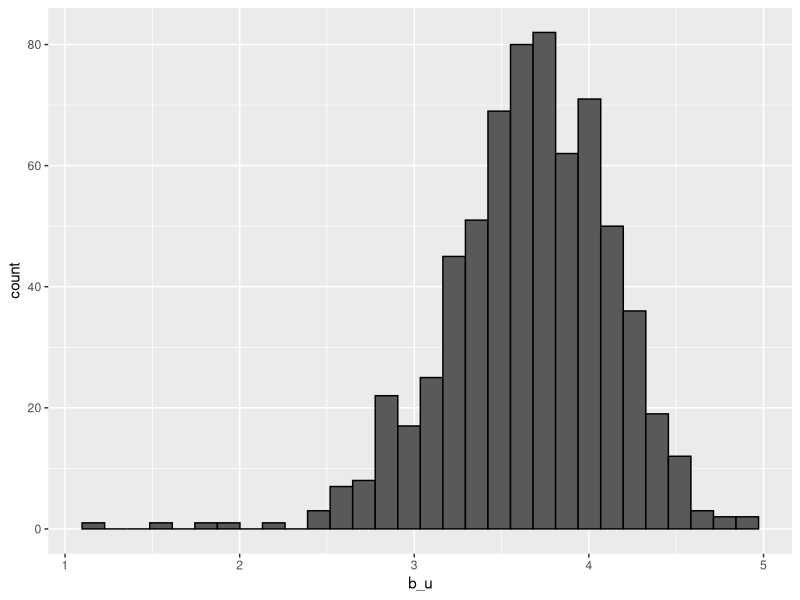
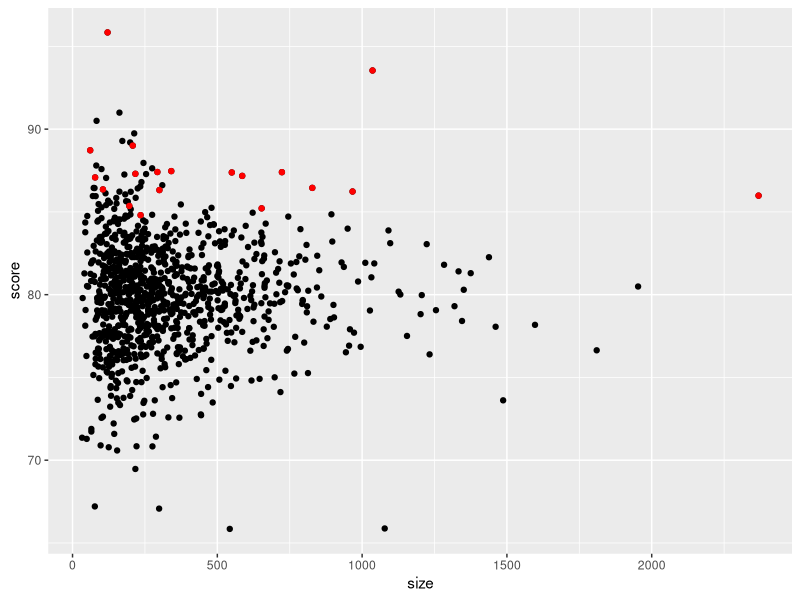
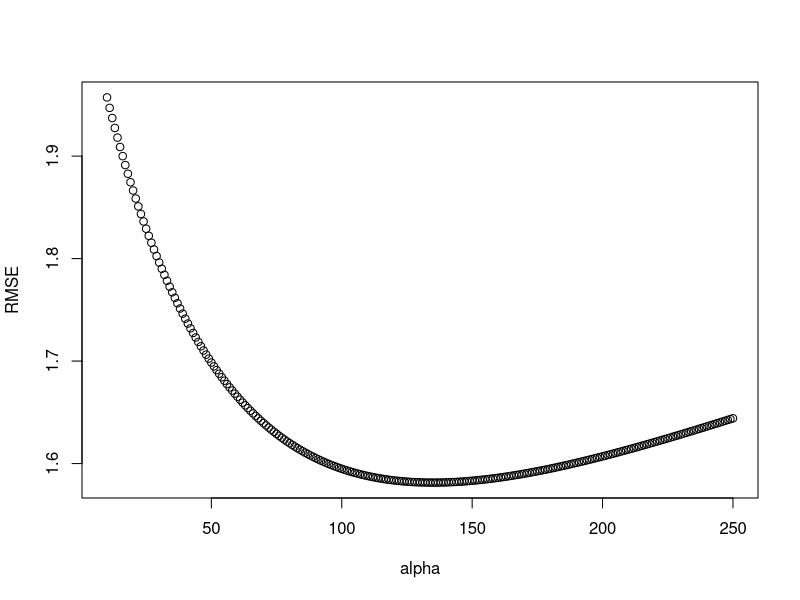
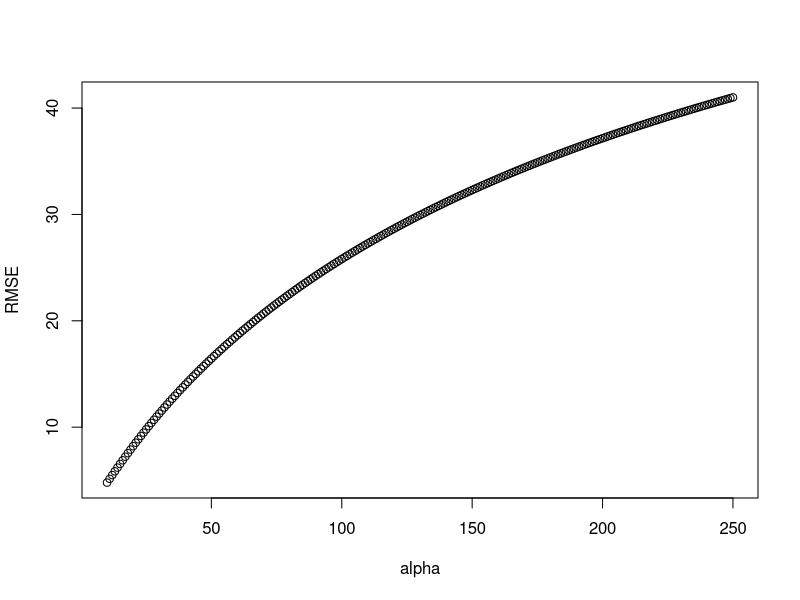
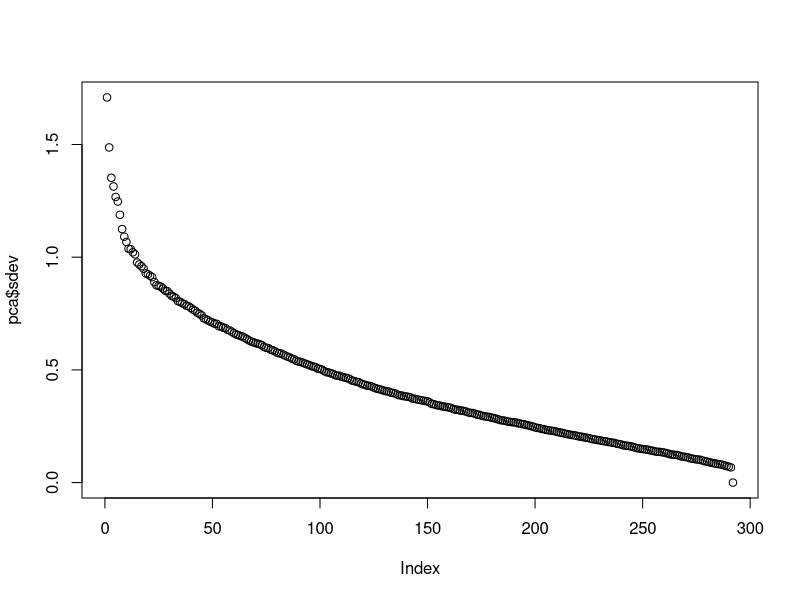
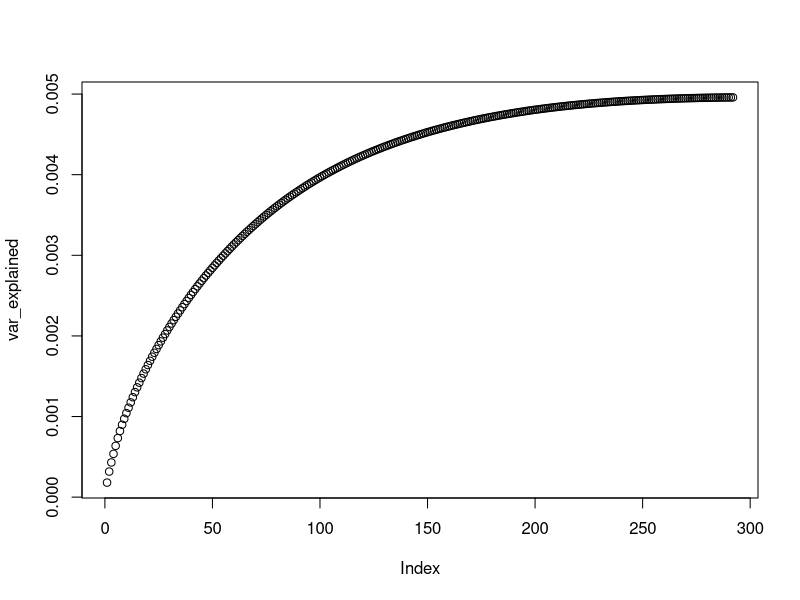

Generate these figures, in order, with R: (Note: this script raises an error after producing the figures.)
#Recommendation Systems
#Library
library(dslabs)
library(tidyverse)
data("movielens")

#setup training and testing data sets
movielens %>%
  summarize(n_users = n_distinct(userId),
            n_movies = n_distinct(movieId))

library(caret)
set.seed(755)
test_index <- createDataPartition(y = movielens$rating, times = 1,
                                  p = 0.2, list = FALSE)
train_set <- movielens[-test_index,]
test_set <- movielens[test_index,]

test_set <- test_set %>% 
  semi_join(train_set, by = "movieId") %>%
  semi_join(train_set, by = "userId")

#Develop model
#first model- mean

RMSE <- function(true_ratings, predicted_ratings){
  sqrt(mean((true_ratings - predicted_ratings)^2))
}

mu_hat <- mean(train_set$rating)
mu_hat

naive_rmse <- RMSE(test_set$rating, mu_hat)
naive_rmse

#second model- any data
predictions <- rep(2.5, nrow(test_set))
RMSE(test_set$rating, predictions)

#third model- avg of a movie
#model(it will takes a longtime to train):
#fit <- lm(rating ~ as.factor(userId), data = movielens)
#estimate model
mu <- mean(train_set$rating) 
movie_avgs <- train_set %>% 
  group_by(movieId) %>% 
  summarize(b_i = mean(rating - mu))

predicted_ratings <- mu + test_set %>% 
  left_join(movie_avgs, by='movieId') %>%
  pull(b_i)

model_1_rmse <- RMSE(predicted_ratings, test_set$rating)
model_1_rmse

#fourth model- avg rating of a user
#plot the rating of users
train_set %>% 
  group_by(userId) %>% 
  summarize(b_u = mean(rating)) %>% 
  filter(n()>=100) %>%
  ggplot(aes(b_u)) + 
  geom_histogram(bins = 30, color = "black")

#model(it will takes a longtime to train):
#lm(rating ~ as.factor(movieId) + as.factor(userId))

#estimate model
user_avgs <- train_set %>% 
  left_join(movie_avgs, by='movieId') %>%
  group_by(userId) %>%
  summarize(b_u = mean(rating - mu - b_i))

predicted_ratings <- test_set %>% 
  left_join(movie_avgs, by='movieId') %>%
  left_join(user_avgs, by='userId') %>%
  mutate(pred = mu + b_i + b_u) %>%
  pull(pred)

model_2_rmse <- RMSE(predicted_ratings, test_set$rating)
model_2_rmse

#Regularization
library(dslabs)
test_set %>% 
  left_join(movie_avgs, by='movieId') %>%
  mutate(residual = rating - (mu + b_i)) %>%
  arrange(desc(abs(residual))) %>% 
  select(title,  residual) %>% slice(1:10) %>% pull(title) 

#best movie and worse movie
movie_titles <- movielens %>% 
  dplyr::select(movieId, title) %>%
  distinct()

movie_avgs %>% left_join(movie_titles, by="movieId") %>%
  arrange(desc(b_i)) %>% 
  dplyr::select(title, b_i) %>% 
  slice(1:10) %>%  
  pull(title)

movie_avgs %>% left_join(movie_titles, by="movieId") %>%
  arrange(b_i) %>% 
  dplyr::select(title, b_i) %>% 
  slice(1:10) %>%  
  pull(title)

#frequency of a movie is rated
train_set %>% count(movieId) %>% 
  left_join(movie_avgs) %>%
  left_join(movie_titles, by="movieId") %>%
  arrange(desc(b_i)) %>% 
  slice(1:10) %>% 
  pull(n)

train_set %>% dplyr::count(movieId) %>% 
  left_join(movie_avgs) %>%
  left_join(movie_titles, by="movieId") %>%
  arrange(b_i) %>%
  slice(1:10) %>% 
  pull(n)


#Q1
#simulate a school dataset
#num of student in each school
set.seed(1986)
n <- round(2^rnorm(1000, 8, 1))

#true quality
set.seed(1)
mu <- round(80 + 2*rt(1000, 5))
range(mu)
schools <- data.frame(id = paste("PS",1:1000),
                      size = n,
                      quality = mu,
                      rank = rank(-mu))

#top ten
schools %>% 
  top_n(10, quality) %>% 
  arrange(desc(quality))

#simulate test result
scores <- sapply(1:nrow(schools), function(i){
  scores <- rnorm(schools$size[i], schools$quality[i], 30)
  scores
})
schools <- schools %>% mutate(score = sapply(scores, mean))

#Q1 
#find top 10 according to score
schools %>% 
  top_n(10, score) %>% 
  arrange(desc(score))

#Q2
#find median size overall 
schools %>%
  summarise(median(size))
#find median size of the top 10
schools %>% 
  top_n(10, score) %>% 
  arrange(desc(score)) %>%
  summarise(median(size))

#Q3
#find median size of bottom 10
schools %>% 
  top_n(-10, score) %>% 
  arrange(score) %>%
  summarise(median(size))

#Q4
#plot schools size vs avg score of schools, and highlight the top 10 
top_10_rating <- schools %>%
  top_n(10, quality)%>% 
  arrange(desc(quality))

ggplot(data=schools, aes(x=size, y=score)) +
  geom_point() +
  geom_point(data=top_10_rating, aes(x=size, y=score), colour='red')

#Q5
#apply regularisation
#find mu
overall <- mean(sapply(scores, mean))

schools$score
head(scores)
#find difference between each score and mu
y_mu <- sapply(scores, function(x) {x-overall})
#find sum of all scores in each school
sum_ymu <- sapply(y_mu, sum)
#each school total score divided by each school size and + 25(arpha)
b_i <- sum_ymu/(schools$size+25)
# regularised b_i to find the top 10
schools %>% 
  mutate(b_i = b_i) %>%
  top_n(10, b_i) %>%
  arrange(desc(b_i))
#predict with the regularised b_i
top_10_rating <- schools %>% 
  mutate(predict = overall+b_i) %>%
  top_n(10, predict) %>%
  arrange(desc(predict))


#alternative
#alpha <- 25
#score_reg <- sapply(scores, function(x)  overall + sum(x-overall)/(length(x)+alpha))
#schools %>% mutate(score_reg = score_reg) %>%
#  top_n(10, score_reg) %>% arrange(desc(score_reg))

#Q6
#find the best alpha that minimise the RMSE
alpha <- seq(10, 250)
alpha
score_reg <-  sapply(alpha, function(alpha){                 
  sapply(scores, function(x) {
    overall + sum(x-overall)/(length(x)+alpha)
  })
})

RMSE <-  rep(NA, length(alpha))

for(idx in seq(length(alpha))) {
  RMSE[idx] <- sqrt(sum((schools$quality-score_reg[,idx])^2)/1000)

}

length(RMSE)
length(alpha)

plot(alpha, RMSE)

alpha[which(RMSE==min(RMSE))]

#Q7
#use the alpha that we found to identify the top school and the regularised avg of the 10th school
alpha <- alpha[which(RMSE==min(RMSE))]
score_reg <- sapply(scores, function(x)  overall + sum(x-overall)/(length(x)+alpha))
schools %>% mutate(score_reg = score_reg) %>%
  top_n(10, score_reg) %>% arrange(desc(score_reg))

#Q8
alpha <- seq(10, 250)
score_reg <-  sapply(alpha, function(alpha){                 
  sapply(scores, function(x) {
    sum(x)/(length(x)+alpha)
  })
})
score_reg
RMSE <-  rep(NA, length(alpha))

for(idx in seq(length(alpha))) {
  RMSE[idx] <- sqrt(sum((schools$quality-score_reg[,idx])^2)/1000)
  
}

length(RMSE)
length(alpha)

plot(alpha, RMSE)

alpha[which(RMSE==min(RMSE))]

#Matrix Factorization
train_small <- movielens %>% 
  group_by(movieId) %>%
  filter(n() >= 50 | movieId == 3252) %>% ungroup() %>%
  group_by(userId) %>%
  filter(n() >= 50) %>% ungroup()

y <- train_small %>% 
  dplyr::select(userId, movieId, rating) %>%
  pivot_wider(names_from = "movieId", values_from = "rating") %>%
  as.matrix()
y

rownames(y)<- y[,1]
y <- y[,-1]

movie_titles <- movielens %>% 
  dplyr::select(movieId, title) %>%
  distinct()

colnames(y) <- with(movie_titles, title[match(colnames(y), movieId)]) 

y <- sweep(y, 1, rowMeans(y, na.rm=TRUE))
y <- sweep(y, 2, colMeans(y, na.rm=TRUE))

#PCA
y[is.na(y)] <- 0
y <- sweep(y, 1, rowMeans(y))
pca <- prcomp(y)
pca

dim(pca$rotation)

dim(pca$x)

plot(pca$sdev)

var_explained <- cumsum(pca$sdev^2/sum(pca$sdev)^2)
plot(var_explained)

library(ggrepel)
pcs <- data.frame(pca$rotation)
pcs %>%  ggplot(aes(PC1, PC2)) + geom_point() + 
  geom_text_repel(aes(PC1, PC2, label=name),
                  data = filter(pcs, 
                                PC1 < -0.1 | PC1 > 0.1 | PC2 < -0.075 | PC2 > 0.1))

pcs %>% select(name, PC1) %>% arrange(PC1) %>% slice(1:10)

pcs %>% select(name, PC1) %>% arrange(desc(PC1)) %>% slice(1:10)

pcs %>% select(name, PC2) %>% arrange(PC2) %>% slice(1:10)

pcs %>% select(name, PC2) %>% arrange(desc(PC2)) %>% slice(1:10)

#Student Performance:
#simulate the dataset
set.seed(1987, sample.kind="Rounding")
#if using R 3.6 or later, use `set.seed(1987, sample.kind="Rounding")` instead
n <- 100
k <- 8
Sigma <- 64  * matrix(c(1, .75, .5, .75, 1, .5, .5, .5, 1), 3, 3) 
m <- MASS::mvrnorm(n, rep(0, 3), Sigma)
m <- m[order(rowMeans(m), decreasing = TRUE),]
y <- m %x% matrix(rep(1, k), nrow = 1) + matrix(rnorm(matrix(n*k*3)), n, k*3)
colnames(y) <- c(paste(rep("Math",k), 1:k, sep="_"),
                 paste(rep("Science",k), 1:k, sep="_"),
                 paste(rep("Arts",k), 1:k, sep="_"))
head(y)
#Q1
#Visualise the 24 test scores for 100 students
my_image <- function(x, zlim = range(x), ...){
  colors = rev(RColorBrewer::brewer.pal(9, "RdBu"))
  cols <- 1:ncol(x)
  rows <- 1:nrow(x)
  image(cols, rows, t(x[rev(rows),,drop=FALSE]), xaxt = "n", yaxt = "n",
        xlab="", ylab="",  col = colors, zlim = zlim, ...)
  abline(h=rows + 0.5, v = cols + 0.5)
  axis(side = 1, cols, colnames(x), las = 2)
}

my_image(y)

#Q2
#use function created in Q1 to visualise the correlation 
my_image(cor(y), zlim = c(-1,1))
range(cor(y))
axis(side = 2, 1:ncol(y), rev(colnames(y)), las = 2)

#Q3
#compute svd and comfirm that sum of squares of columns of Y is equal to sum of squares of columns of transformed YV
#compute
s <- svd(y)
names(s)
#check svd
y_svd <- s$u %*% diag(s$d) %*% t(s$v)
max(abs(y - y_svd))

#compute and check if Y and transfromed YV are equal
ss_y <- apply(y^2, 2, sum)
ss_yv <- apply((y%*%s$v)^2, 2, sum)
sum(ss_y)
sum(ss_yv)

#Q4
#plot Y against column number, and plot YV the same way
length(ss_y)
#observe that YV decrease to almost 0 and stay steady after 4th column 
plot(ss_y)
plot(ss_yv)

#Q5
#prove that sum of square of the columns fo UD are diagonal entries of d through gragh
sqrt_yv <- sqrt(ss_yv)
sqrt_yv

plot(s$d, sqrt_yv)

#Q6
#total variablility of first three columns of YV
sum(s$d[1:3]^2)/sum(s$d^2)

#Q7
#compute UD
identical(s$u %*% diag(s$d), sweep(s$u, 2, s$d, FUN = "*"))

#Q8
#compute student avg and find the first column of UD, "U1d1,1"
student_avg <- rowMeans(y, na.rm=TRUE)
UD <- sweep(s$u, 2, s$d, FUN = "*")
#plot the the results
#linear relationships
plot(student_avg,UD[,1])

#Q9
#plot sv and observe the column one
#column one close to constant
#YV is sum of rows of Y times constant(V)
my_image(s$v)

#Q10
#plot U1d11tV1
plot(s$u[,1], ylim = c(-0.3,0.3))
plot((s$v)[,1], ylim = c(-0.3,0.3))

dim(diag(s$d))

U1d11tV1 <- (s$u[,1,drop=FALSE]*s$d[1]) %*% t(s$v[, 1, drop=FALSE])


my_image(U1d11tV1)
my_image(y)

#Q11
#find residual of d11u1tV1 and plot the correlations
resid <- y - with(s,(u[, 1, drop=FALSE]*d[1]) %*% t(v[, 1, drop=FALSE]))
my_image(cor(resid), zlim = c(-1,1))
axis(side = 2, 1:ncol(y), rev(colnames(y)), las = 2)

plot(s$u[,2], ylim = c(-0.3,0.3))
plot((s$v)[,2], ylim = c(-0.3,0.3))

U2d22tV2 <- (s$u[,2,drop=FALSE]*s$d[2]) %*% t(s$v[, 2, drop=FALSE])

my_image(U2d22tV2)
my_image(resid)

#Q12
#find residual of d22u2tV2 and plot the correlations
resid <- y - with(s,sweep(u[, 1:2], 2, d[1:2], FUN="*") %*% t(v[, 1:2]))
my_image(cor(resid), zlim = c(-1,1))
axis(side = 2, 1:ncol(y), rev(colnames(y)), las = 2)

plot(s$u[,3], ylim = c(-0.3,0.3))
plot((s$v)[,3], ylim = c(-0.3,0.3))

U3d33tV3 <- (s$u[,3,drop=FALSE]*s$d[3]) %*% t(s$v[, 3, drop=FALSE])

my_image(U3d33tV3)
my_image(resid)

#Q13
#find residual of d33u3tV3 and plot the correlations
resid <- y - with(s,sweep(u[, 1:3], 2, d[1:3], FUN="*") %*% t(v[, 1:3]))
my_image(cor(resid), zlim = c(-1,1))
axis(side = 2, 1:ncol(y), rev(colnames(y)), las = 2)

three_cols <- U1d11tV1+U2d22tV2+U3d33tV3
my_image(y, zlim = range(y))
my_image(three_cols, zlim = range(y))
my_image(resid, zlim = range(y))
